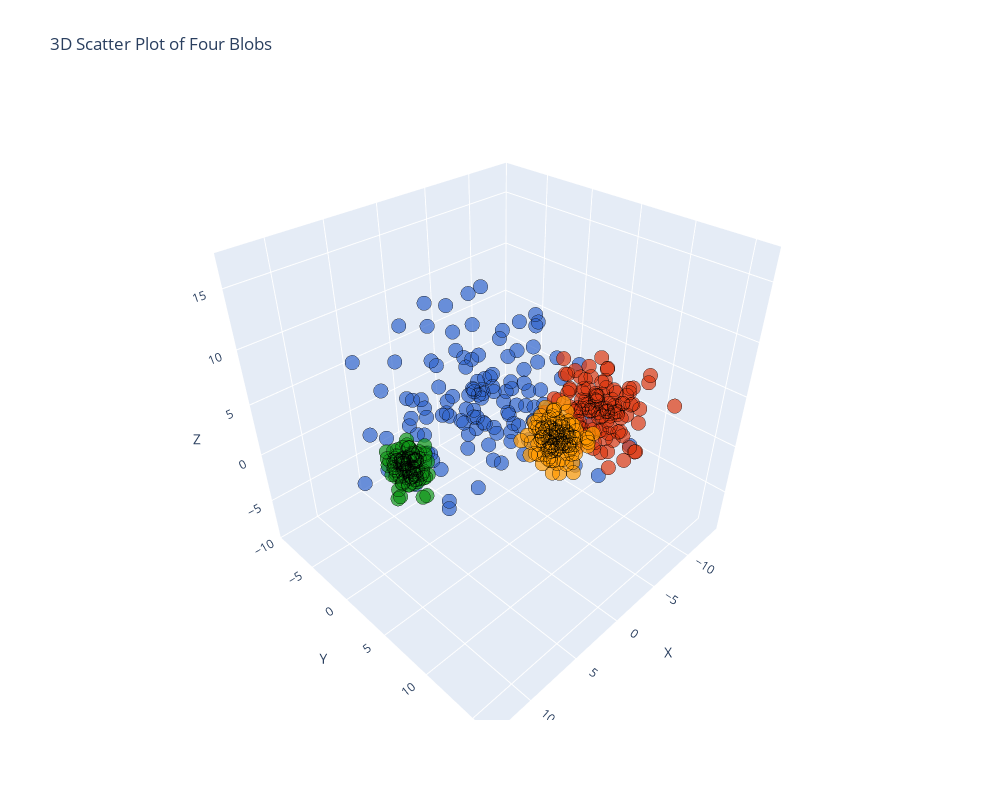

Source (notebook cell):
### Markdown cell above
### Display the data in an interactive Plotly 3D scatter plot

### Code cell
# Create a DataFrame for Plotly
df = pd.DataFrame(X, columns=['X', 'Y', 'Z'])

# Create interactive 3D scatter plot
fig = px.scatter_3d(df, x='X', y='Y', z='Z', color=labels_.astype(str) ,  opacity=0.7,  color_discrete_sequence=px.colors.qualitative.G10, title="3D Scatter Plot of Four Blobs")

fig.update_traces(marker=dict(size=5, line=dict(width=1, color='black')), showlegend=False)
fig.update_layout(coloraxis_showscale=False, width=1000, height=800)  # Remove color bar, resize plot

fig.show()
